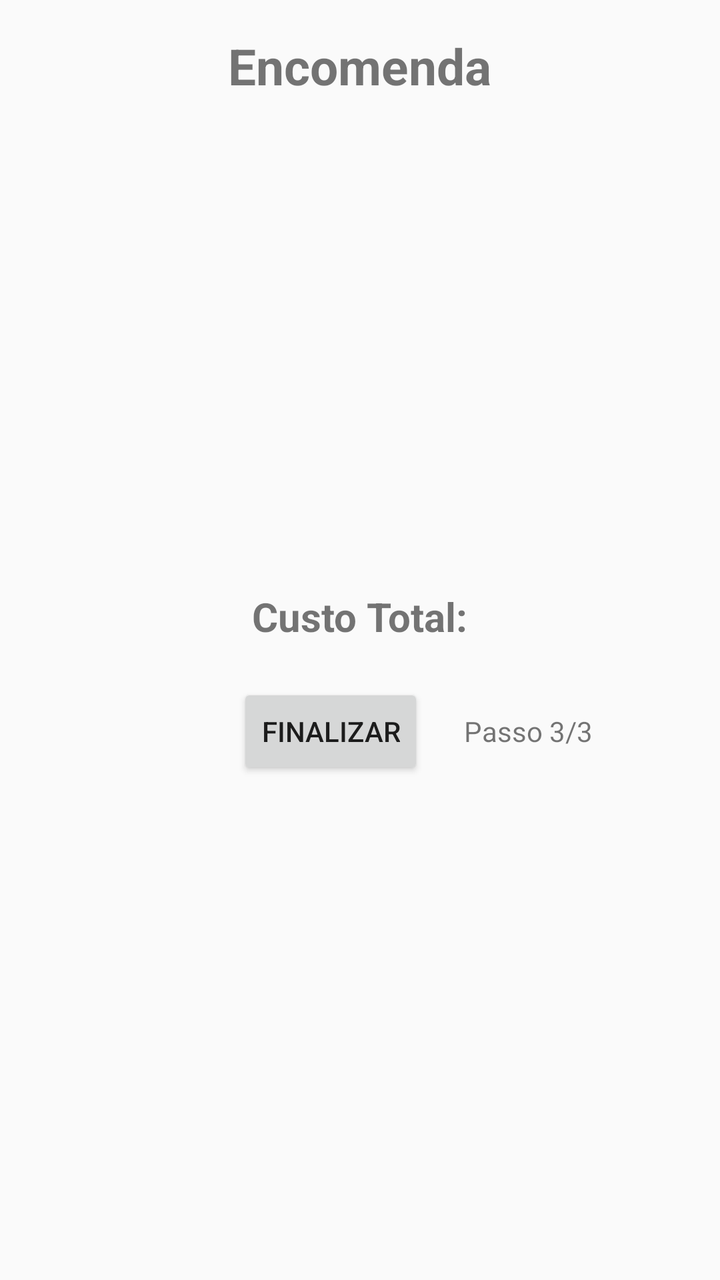
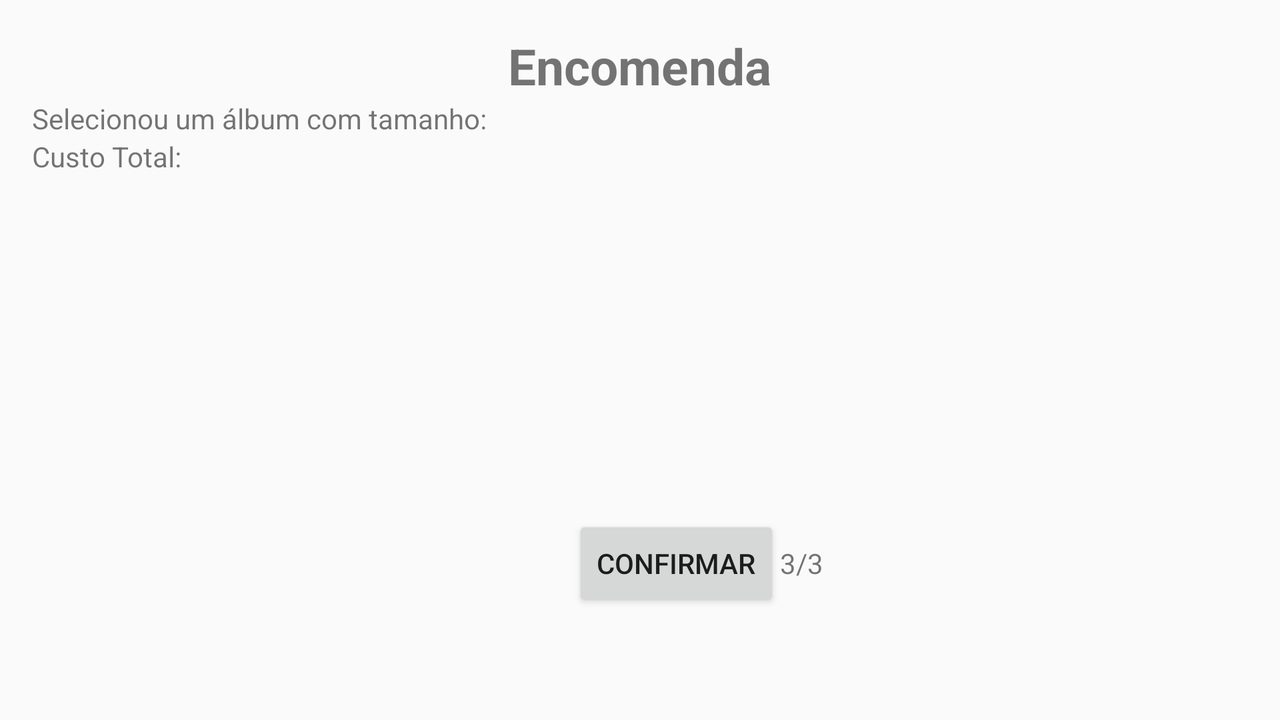

Two renders of one Android screen. The first uses the default layout on a phone; the second uses the alternative layout the repository ships for a different screen configuration, on a matching device. The two XML files are below.
<!-- AndroidManifest.xml: application theme AppTheme -->
<!-- res/layout/fragment_encomenda3.xml -->
<?xml version="1.0" encoding="utf-8"?>
<LinearLayout xmlns:android="http://schemas.android.com/apk/res/android"
    android:id="@+id/activity_ecomenda"
    style="@style/defaultLayout"
    android:orientation="vertical">

    <TextView
        style="@style/tituloTexto"
        android:text="@string/titulo_enc" />

    <ImageView
        android:id="@+id/foto_capa_encomenda"
        style="@style/viewImagens"
        android:layout_marginBottom="5dp"
        android:layout_gravity="center"/>

    <TextView
        android:id="@+id/textview_custo"
        android:layout_width="wrap_content"
        android:textSize="20sp"
        android:textStyle="bold"
        android:layout_height="wrap_content"
        android:layout_gravity="center"
        android:text="@string/input_custo"/>

    <LinearLayout
        android:layout_width="wrap_content"
        android:layout_height="wrap_content"
        android:layout_gravity="center"
        android:paddingTop="20dp"
        android:orientation="horizontal">

        <Button
            style="@style/botaoUndo"
            android:layout_gravity="center_vertical"
            android:layout_marginRight="20dp"
            android:id="@+id/botao_undo_encomenda2"/>

        <Button
            android:id="@+id/confirmar_encomenda"
            android:layout_width="wrap_content"
            android:layout_height="wrap_content"
            android:layout_gravity="center"
            android:text="@string/finalizar"/>

        <TextView
            style="@style/numeroPassos"
            android:text="@string/passo_3_3"/>

    </LinearLayout>

</LinearLayout>
<!-- resources referenced by this layout -->
<resources>
  <string name="finalizar">Finalizar</string>
  <string name="input_custo">Custo Total:</string>
  <string name="passo_3_3">Passo 3/3</string>
  <string name="titulo_enc">Encomenda</string>
  <style name="botaoUndo">
          <item name="android:layout_width">@dimen/botao_undo_w</item>
          <item name="android:layout_height">@dimen/botao_undo_h</item>
          <item name="android:background">@drawable/ic_undo</item>
      </style>
  <style name="defaultLayout">
          <item name="android:layout_width">match_parent</item>
          <item name="android:layout_height">match_parent</item>
          <item name="android:paddingBottom">@dimen/activity_vertical_margin</item>
          <item name="android:paddingTop">@dimen/activity_vertical_margin</item>
          <item name="android:paddingLeft">@dimen/activity_horizontal_margin</item>
          <item name="android:paddingRight">@dimen/activity_horizontal_margin</item>
      </style>
  <style name="numeroPassos">
          <item name="android:layout_width">wrap_content</item>
          <item name="android:layout_height">wrap_content</item>
          <item name="android:layout_marginLeft">@dimen/margem_nr_passos</item>
          <item name="android:layout_gravity">center_vertical</item>
          <item name="android:fontFamily">sans-serif</item>
      </style>
  <style name="tituloTexto">
          <item name="android:layout_width">wrap_content</item>
          <item name="android:layout_height">wrap_content</item>
          <item name="android:textSize">@dimen/tamanho_titulo</item>
          <item name="android:textStyle">bold</item>
          <item name="android:layout_gravity">center</item>
      </style>
  <style name="viewImagens">
          <item name="android:layout_width">@dimen/image_width</item>
          <item name="android:layout_height">@dimen/image_height</item>
      </style>
  <style name="AppTheme" parent="Theme.AppCompat.Light.DarkActionBar">
          
          <item name="colorPrimary">@color/colorPrimary</item>
          <item name="colorPrimaryDark">@color/colorPrimaryDark</item>
          <item name="colorAccent">@color/colorAccent</item>
      </style>
  <dimen name="botao_undo_w">35dp</dimen>
  <dimen name="botao_undo_h">35dp</dimen>
  <dimen name="activity_vertical_margin">16dp</dimen>
  <dimen name="activity_horizontal_margin">16dp</dimen>
  <dimen name="margem_nr_passos">20dp</dimen>
  <dimen name="tamanho_titulo">25sp</dimen>
  <dimen name="image_width">320dp</dimen>
  <dimen name="image_height">240dp</dimen>
  <color name="colorPrimary">#ff9600</color>
  <color name="colorPrimaryDark">#ff9650</color>
  <color name="colorAccent">#ff9600</color>
</resources>
<!-- res/layout-land/fragment_encomenda3.xml (the repository's variant of the layout above) -->
<!-- drawn on the phone turned sideways -->
<?xml version="1.0" encoding="utf-8"?>
<LinearLayout xmlns:android="http://schemas.android.com/apk/res/android"
    android:id="@+id/activity_ecomenda"
    android:layout_width="match_parent"
    android:layout_height="match_parent"
    android:orientation="vertical"
    android:paddingBottom="@dimen/activity_vertical_margin"
    android:paddingLeft="@dimen/activity_horizontal_margin"
    android:paddingRight="@dimen/activity_horizontal_margin"
    android:paddingTop="@dimen/activity_vertical_margin">

    <TextView
        android:layout_width="wrap_content"
        android:layout_height="wrap_content"
        android:text="Encomenda"
        android:textSize="25sp"
        android:textStyle="bold"
        android:layout_gravity="center"/>

    <LinearLayout
        android:layout_width="wrap_content"
        android:layout_height="wrap_content"
        android:orientation="horizontal">

        <TextView
            android:layout_width="wrap_content"
            android:layout_height="wrap_content"
            android:text="Selecionou um álbum com tamanho: "/>

        <TextView
            android:id="@+id/tipo_de_album"
            android:layout_width="wrap_content"
            android:layout_height="wrap_content"
            android:textStyle="bold"/>
    </LinearLayout>

    <TextView
        android:id="@+id/textview_custo"
        android:layout_width="wrap_content"
        android:layout_height="wrap_content"
        android:text="Custo Total: "/>

    <LinearLayout
        android:layout_width="wrap_content"
        android:layout_height="wrap_content"
        android:layout_gravity="center"
        android:paddingTop="170dp"
        android:paddingRight="30dp"
        android:orientation="horizontal">

        <Button
            android:layout_width="wrap_content"
            android:layout_height="wrap_content"
            android:maxWidth="30dp"
            android:maxHeight="30dp"
            android:background="@drawable/ic_undo"
            android:id="@+id/botao_undo_encomenda2"/>

        <Button
            android:layout_width="wrap_content"
            android:layout_height="wrap_content"
            android:layout_gravity="center"
            android:text="Confirmar"/>

        <TextView
            android:layout_width="wrap_content"
            android:layout_height="wrap_content"
            android:layout_gravity="center_vertical"
            android:text="3/3"/>

    </LinearLayout>

</LinearLayout>
<!-- resources referenced by the variant -->
<!-- as the phone turned sideways resolves them -->
<resources>
  <dimen name="activity_horizontal_margin">16dp</dimen>
  <dimen name="activity_vertical_margin">16dp</dimen>
  <style name="AppTheme" parent="Theme.AppCompat.Light.DarkActionBar">
          
          <item name="colorPrimary">@color/colorPrimary</item>
          <item name="colorPrimaryDark">@color/colorPrimaryDark</item>
          <item name="colorAccent">@color/colorAccent</item>
      </style>
  <color name="colorPrimary">#ff9600</color>
  <color name="colorPrimaryDark">#ff9650</color>
  <color name="colorAccent">#ff9600</color>
</resources>
